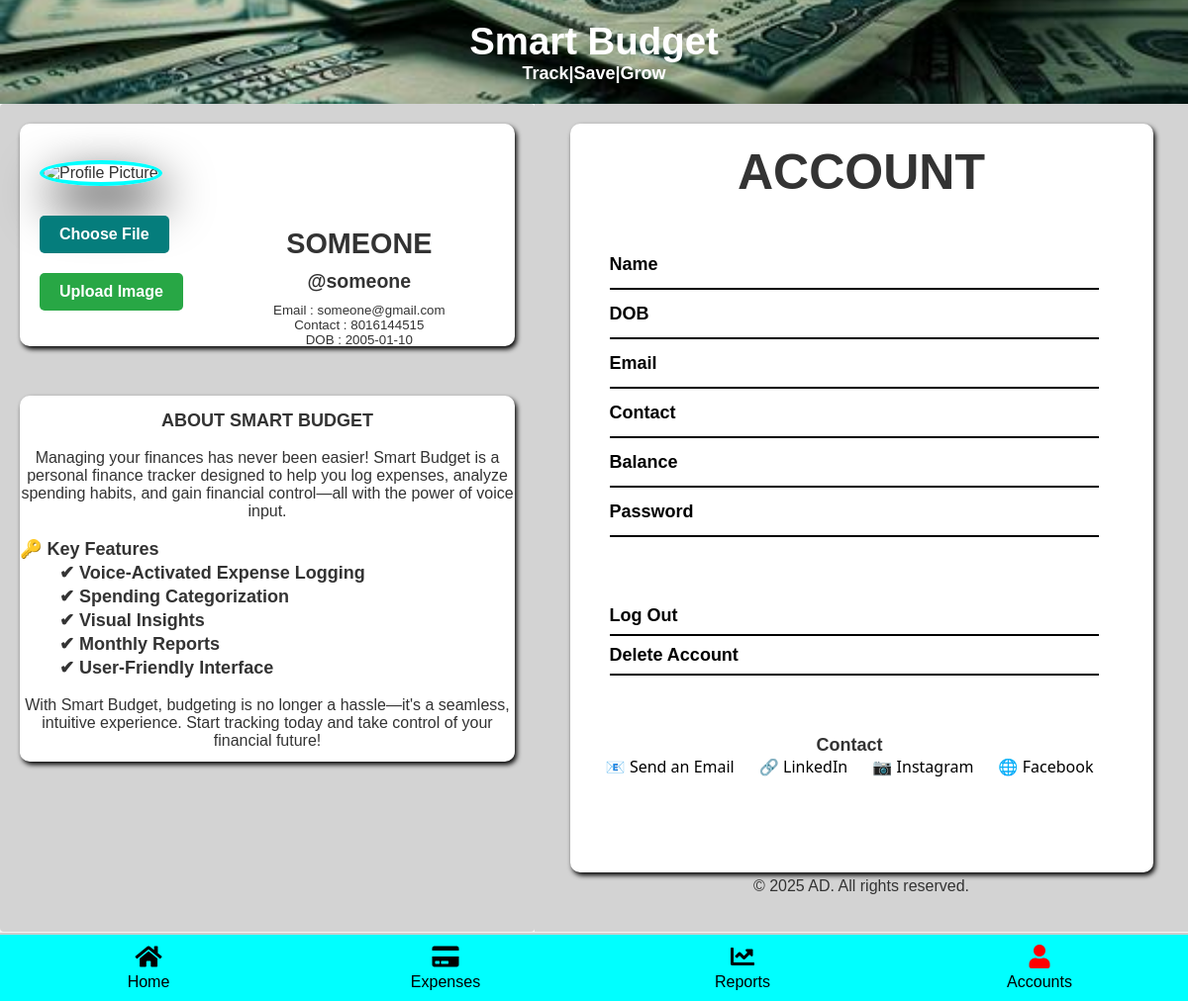
/accounts (signed in), run on the app's committed database.
### tables this page shows
CREATE TABLE "users" (
	"id"	INTEGER,
	"username"	TEXT NOT NULL UNIQUE,
	"email"	TEXT NOT NULL UNIQUE,
	"password"	TEXT NOT NULL,
	"created_at"	TIMESTAMP DEFAULT CURRENT_TIMESTAMP,
	"updated_at"	TIMESTAMP DEFAULT CURRENT_TIMESTAMP,
	"first_login"	INTEGER DEFAULT 1,
	"ph_num"	NUMERIC DEFAULT 'Not Provided',
	"full_name"	TEXT DEFAULT 'Unknown',
	"DOB"	NUMERIC DEFAULT 0,
	"current_balance"	REAL DEFAULT 0,
	"profile_pic"	TEXT DEFAULT 'None',
	PRIMARY KEY("id" AUTOINCREMENT)
);

### app.py (the view)
@app.route("/accounts")
def accounts():
    username = session.get('username')
    conn = get_db_connection()
    cursor = conn.cursor()
    try:
        user = cursor.execute('SELECT * FROM users WHERE id = ?', (session['user_id'],)).fetchone()
    except sqlite3.Error as e:
        print("Acc Error -> ",e)
    finally:
        cursor.close()
        conn.close()
    if user:
        full_name = user['full_name']
        ph_num = user['ph_num']
        dob = user['DOB']
        email = user['email']
        if user['profile_pic'] != 'None':
            profile_pic = user['profile_pic']
        else:
            profile_pic = "https://res.cloudinary.com/dwijp5leb/image/upload/w_1000,c_fill,ar_1:1,g_auto,r_max,bo_5px_solid_red,b_rgb:262c35/v1738924958/Login_n0dsaq.png"
    print(profile_pic)
    return render_template("accounts.html",active_page='accounts',username=username,full_name=full_name,ph_num=ph_num,dob=dob,email=email,profile_pic=profile_pic)

### app.py (called while the page is built)
def get_db_connection():
    try:
        conn = sqlite3.connect('smart_budget.db')
        conn.row_factory = sqlite3.Row  # To get dictionary-like results
        return conn
    except:
        print("DB CONNECTION ERROR")

### templates/accounts.html (shortened to what this page needs)
{% extends 'base.html' %}
{% block content %}
    <div class="accmain">
        <div class="imgmain">
        <div class="accimg">
            <div class="form-container">
            <form action="{{ url_for('upload') }}" method="POST" enctype="multipart/form-data">
                <div class="image-container">
                    {% if profile_pic %}
                        <img src="{{ profile_pic }}" alt="Profile Picture">
                    {% endif %}
                </div>
                <label for="file-input" class="custom-file-label">Choose File</label>
                <button type="submit" class="upload-btn">Upload Image</button>
            </form>
            </div>
            <div class="accimgcnt">
                <div class="accname">
                    {% if full_name %}
                    <h2>{{full_name}} </h2>
                    {% endif %}
                </div>
                <div class="accusername">
                    {% if username %}
                    <h2>@{{username}} </h2>
                    {% endif %}
                </div>
                <div class="userinfo">
                    {% if email %}
                    <p>Email : {{email}} </p>
                    {% endif %}
                    {% if ph_num %}
                    <p>Contact : {{ph_num}} </p>
                    {% endif %}
                    {% if dob %}
                    <p>DOB : {{dob}} </p>
                    {% endif %}
                </div>
            </div>
        </div>
            <div class="about">
                <h3 style="text-align: center; margin-top: 15px; font-size: large;"> ABOUT SMART BUDGET </h3>
                <br>
                <p style="text-align: center;">
                    Managing your finances has never been easier! Smart Budget is a personal finance tracker designed to help you log expenses, analyze spending habits, and gain financial control—all with the power of voice input.
                </p>
                <br>
                <p>
                    <ul style="list-style-type: none; font-size: large; font-weight: 900;">&#128273; Key Features
                        <li style="list-style: none; margin-top: 2px; margin-left: 40px;">&#10004;  <b>Voice-Activated Expense Logging</b style="margin-left: 3px"> </li>
                        <li style="list-style: none; margin-top: 2px; margin-left: 40px;">&#10004;  <b>Spending Categorization</b style="margin-left: 3px"> </li>
                        <li style="list-style: none; margin-top: 2px; margin-left: 40px;">&#10004;  <b>Visual Insights</b style="margin-left: 3px"> </li>
                        <li style="list-style: none; margin-top: 2px; margin-left: 40px;">&#10004;  <b>Monthly Reports</b style="margin-left: 3px"> </li>
                        <li style="list-style: none; margin-top: 2px; margin-left: 40px;">&#10004;  <b>User-Friendly Interface</b style="margin-left: 3px"> </li>
                    </ul style="list-style: none;">
                </p>
                <br>
                <p style="text-align: center;">With Smart Budget, budgeting is no longer a hassle—it's a seamless, intuitive experience. Start tracking today and take control of your financial future!</p>
        </div>
        </div>
        <div class="acccnt">
            <div class="accitems">
                <h4 class="change">ACCOUNT</h4>
                <div class="changeitems">
                    <a href="#name-modal" class="cha">
                        <button class="chbtn" onclick="document.getElementById('name-modal').style.display='block'"> Name </button>
                    </a>
                    <a href="#dob-modal" class="cha">
                        <button class="chbtn" onclick="document.getElementById('dob-modal').style.display='block'"> DOB </button>
                    </a>
                    <a href="#email-modal" class="cha">
                        <button class="chbtn" onclick="document.getElementById('email-modal').style.display='block'"> Email </button>
                    </a>
                    <a href="#contact-modal" class="cha">
                        <button class="chbtn" onclick="document.getElementById('contact-modal').style.display='block'"> Contact </button>
                    </a>
                    <a href="#balance-modal" class="cha">
                        <button class="chbtn" onclick="document.getElementById('balance-modal').style.display='block'"> Balance </button>
                    </a>
                    <a href="#pass-modal" class="cha">
                        <button class="chbtn" onclick="document.getElementById('pass-modal').style.display='block'"> Password </button>
                    </a>
                </div>
                <div class="deleteitems">
                    <a href="{{ url_for('logout')}}" class="cha" onclick="return confirmLogout()" >
                    <button class="dlbtn"> Log Out </button>
                    </a>
                    <a href="{{ url_for('delete_user')}}" class="cha" onclick="return confirmdeletion()">
                    <button class="dlbtn"> Delete Account </button>
                    </a>
                </div>
                <div class="contact-container">
                    <p style="text-align: center; font-size: large;"><strong>Contact</strong></p>
                    <div class="contact">
                            <p>📧 <a href="mailto:myacc7076761781@gmail.com" class="contact-link">Send an Email</a></p>
                            <p>🔗 <a href="https://www.linkedin.com/in/adarsh-sharma-b54b8a278?utm_source=share&utm_campaign=share_via&utm_content=profile&utm_medium=android_app" target="_blank" class="contact-link">LinkedIn</a></p>
                            <p>📷 <a href="https://www.instagram.com/adarsh_709?igsh=cWM4MnQ0eHl2azJ6" target="_blank" class="contact-link">Instagram</a></p>
                            <p>🌐 <a href="https://www.facebook.com/share/14pU31ncCM/" target="_blank" class="contact-link">Facebook</a></p>
                    </div>
                </div>
            </div>
            <p style="font-size: medium; margin-top: 5px;">&copy; 2025 AD. All rights reserved.</p>
        </div>
    </div>
{% endblock %}

### static/styles.css (style rules this page uses)
* { margin: 0; padding: 0; box-sizing: border-box; }
body { font-family: Arial, sans-serif; max-height: auto; background-color: #f4f4f9; margin-bottom: 70px; background-color: lightgray; }
.imgmain { width: 45%; background-color: lightgray; display: flex; border-radius: 4px; padding: 20px; box-sizing: border-box; flex-direction: column; }
.accmain { display: flex; flex-wrap: wrap; width: 100vw; height: 100%; }
.accimg { background-color: white; display: flex; justify-content: center; border-radius: 10px; box-shadow: 2px 3px 5px #000; padding: 20px; box-sizing: border-box; }
.accimg img { width: 150px; height: 150px; border-radius: 50%; object-fit: cover; border: 4px solid cyan; box-shadow: 5px 20px 50px #000; margin-top: 10px; }
.acccnt { width: 55%; background-color: lightgray; display: flex; flex-direction: column; align-items: center; min-height: 100%; padding: 20px; box-sizing: border-box; flex-grow: 1; height: 837px; }
.accitems { width: 95%; height: 95%; min-height: 400px; background: white; overflow: hidden; border-radius: 10px; box-shadow: 2px 3px 5px #000; padding: 20px; display: flex; flex-direction: column; text-align: center; }
.accname { width: 100%; text-align: center; margin-bottom: 10px; font-size: larger; font-weight: bold; }
.accusername { width: 100%; text-align: center; margin-bottom: 10px; font-size: small; }
.accimgcnt { display: flex; flex-direction: column; max-height: 100px; align-items: center; width: 90%; margin-top: 85px; }
.image-container { margin-bottom: 20px; }
.custom-file-label { display: inline-block; padding: 10px 20px; background-color: #057d7c; color: white; border-radius: 5px; cursor: pointer; font-weight: bold; transition: background 0.3s ease-in-out; margin-bottom: 10px; }
.upload-btn { display: inline-block; padding: 10px 20px; background-color: #28a745; color: white; border: none; border-radius: 5px; cursor: pointer; font-size: 16px; font-weight: bold; transition: background 0.3s ease-in-out, transform 0.2s; margin-top: 10px; }
.form-container { display: flex; justify-content: center; align-items: center; flex-direction: column; max-height: 300px; }
.userinfo { margin-top: auto; font-size: smaller; font-weight: lighter; text-align: center; }
.contact-container { margin-top: 60px; margin-left: 16px; margin-right: 40px; }
.contact { display: flex; flex-direction: row; justify-content: space-between; }
.contact-link { text-decoration: none; font-family: 'Segoe UI', Tahoma, Geneva, Verdana, sans-serif; color: #000; }
.changeitems { display: flex; flex-direction: column; margin-top: 40px; margin-left: 20px; height: 300px; width: 90%; }
.deleteitems { display: flex; flex-direction: column; margin-top: 60px; margin-left: 20px; align-items: left; height: 80px; width: 90%; }
.cha { display: flex; align-items: left; text-decoration: none; height: 100%; }
.chbtn { width: 100%; height: 50px; text-align: left; font-size: large; font-weight: bold; background: transparent; border: none; border-bottom: 2px solid black; }
.dlbtn { width: 100%; height: 40px; text-align: left; font-size: large; font-weight: bold; background: transparent; border: none; border-bottom: 2px solid black; }
.about { background: white; margin-top: 50px; overflow: hidden; border-radius: 10px; box-shadow: 2px 3px 5px #000; height: 370px; }
.change { font-size: 50px; }
body { background-color: #f4f4f4; color: #333; }
label { font-weight: bold; display: block; margin: 10px 0 5px; }

### data on the page
users: full_name "SOMEONE", email "someone@gmail.com", ph_num "8016144515", DOB "2005-01-10"

### other printed values
{{ username }} "someone"
